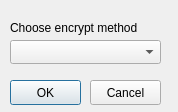
<?xml version="1.0" encoding="UTF-8"?>
<ui version="4.0">
 <class>DlgAskEncryptMethod</class>
 <widget class="QDialog" name="DlgAskEncryptMethod">
  <property name="geometry">
   <rect>
    <x>0</x>
    <y>0</y>
    <width>178</width>
    <height>112</height>
   </rect>
  </property>
  <property name="minimumSize">
   <size>
    <width>178</width>
    <height>112</height>
   </size>
  </property>
  <property name="maximumSize">
   <size>
    <width>178</width>
    <height>112</height>
   </size>
  </property>
  <property name="windowTitle">
   <string>Dialog</string>
  </property>
  <widget class="QLabel" name="label">
   <property name="geometry">
    <rect>
     <x>10</x>
     <y>20</y>
     <width>151</width>
     <height>16</height>
    </rect>
   </property>
   <property name="text">
    <string>Choose encrypt method</string>
   </property>
  </widget>
  <widget class="QComboBox" name="m_ptrEncryptMode">
   <property name="geometry">
    <rect>
     <x>10</x>
     <y>40</y>
     <width>151</width>
     <height>24</height>
    </rect>
   </property>
  </widget>
  <widget class="QPushButton" name="pushButtonOK">
   <property name="geometry">
    <rect>
     <x>10</x>
     <y>80</y>
     <width>71</width>
     <height>25</height>
    </rect>
   </property>
   <property name="text">
    <string>OK</string>
   </property>
  </widget>
  <widget class="QPushButton" name="pushButtonCancel">
   <property name="geometry">
    <rect>
     <x>90</x>
     <y>80</y>
     <width>71</width>
     <height>25</height>
    </rect>
   </property>
   <property name="text">
    <string>Cancel</string>
   </property>
  </widget>
 </widget>
 <resources/>
 <connections/>
</ui>
